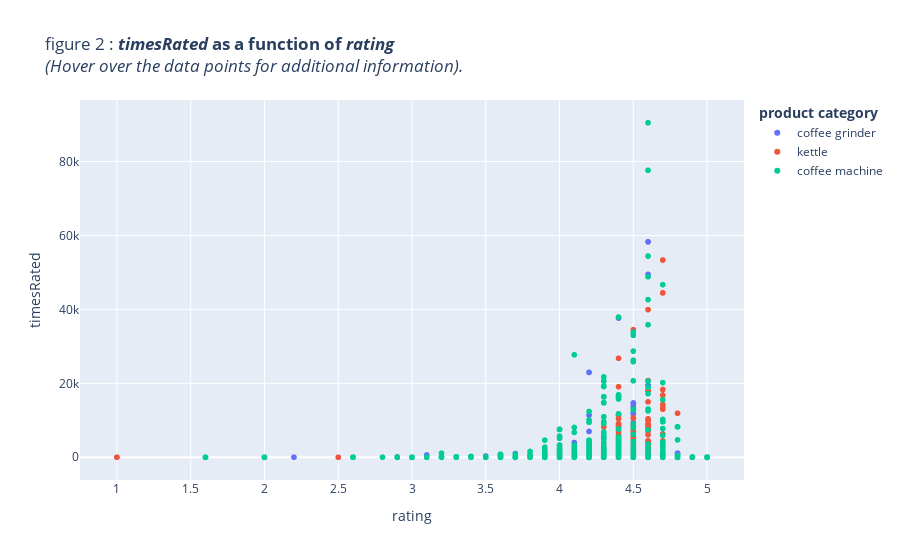

Notebook code for this chart:
### Markdown cell above
To better understand the data, we display a scatter plot between the `timesRated` and `rating` features.

### Code cell
figure_2 = px.scatter(
    data_frame=df.dropna(subset=["rating", "timesRated"]),
    y="timesRated",
    x="rating",
    color="object",
    labels={
        "object":"<b>product category</b>",
    },
    title="figure 2 : <b><i>timesRated</i> as a function of <i>rating</i></b><br><i>(Hover over the data points for additional information).</i>",
)

figure_2.show()

### Figure 1 — Plotly figure (JSON) as saved in the notebook; plotly's stock layout.template omitted (floating-point values rounded to 4 significant figures; data arrays with more than 128 entries replaced by an {"elided": "..."} marker saying what was removed)
{"data": [{"hovertemplate": "<b>product category</b>=coffee grinder<br>rating=%{x}<br>timesRated=%{y}<extra></extra>", "legendgroup": "coffee grinder", "marker": {"color": "#636efa", "symbol": "circle"}, "mode": "markers", "name": "coffee grinder", "showlegend": true, "type": "scattergl", "x": {"elided": "1697 float values"}, "xaxis": "x", "y": {"elided": "1697 int values"}, "yaxis": "y"}, {"hovertemplate": "<b>product category</b>=kettle<br>rating=%{x}<br>timesRated=%{y}<extra></extra>", "legendgroup": "kettle", "marker": {"color": "#EF553B", "symbol": "circle"}, "mode": "markers", "name": "kettle", "showlegend": true, "type": "scattergl", "x": {"elided": "1405 float values"}, "xaxis": "x", "y": {"elided": "1405 int values"}, "yaxis": "y"}, {"hovertemplate": "<b>product category</b>=coffee machine<br>rating=%{x}<br>timesRated=%{y}<extra></extra>", "legendgroup": "coffee machine", "marker": {"color": "#00cc96", "symbol": "circle"}, "mode": "markers", "name": "coffee machine", "showlegend": true, "type": "scattergl", "x": {"elided": "2086 float values"}, "xaxis": "x", "y": {"elided": "2086 int values"}, "yaxis": "y"}], "layout": {"legend": {"title": {"text": "<b>product category</b>"}, "tracegroupgap": 0}, "title": {"text": "figure 2 : <b><i>timesRated</i> as a function of <i>rating</i></b><br><i>(Hover over the data points for additional information).</i>"}, "xaxis": {"anchor": "y", "domain": [0, 1], "title": {"text": "rating"}}, "yaxis": {"anchor": "x", "domain": [0, 1], "title": {"text": "timesRated"}}}}
